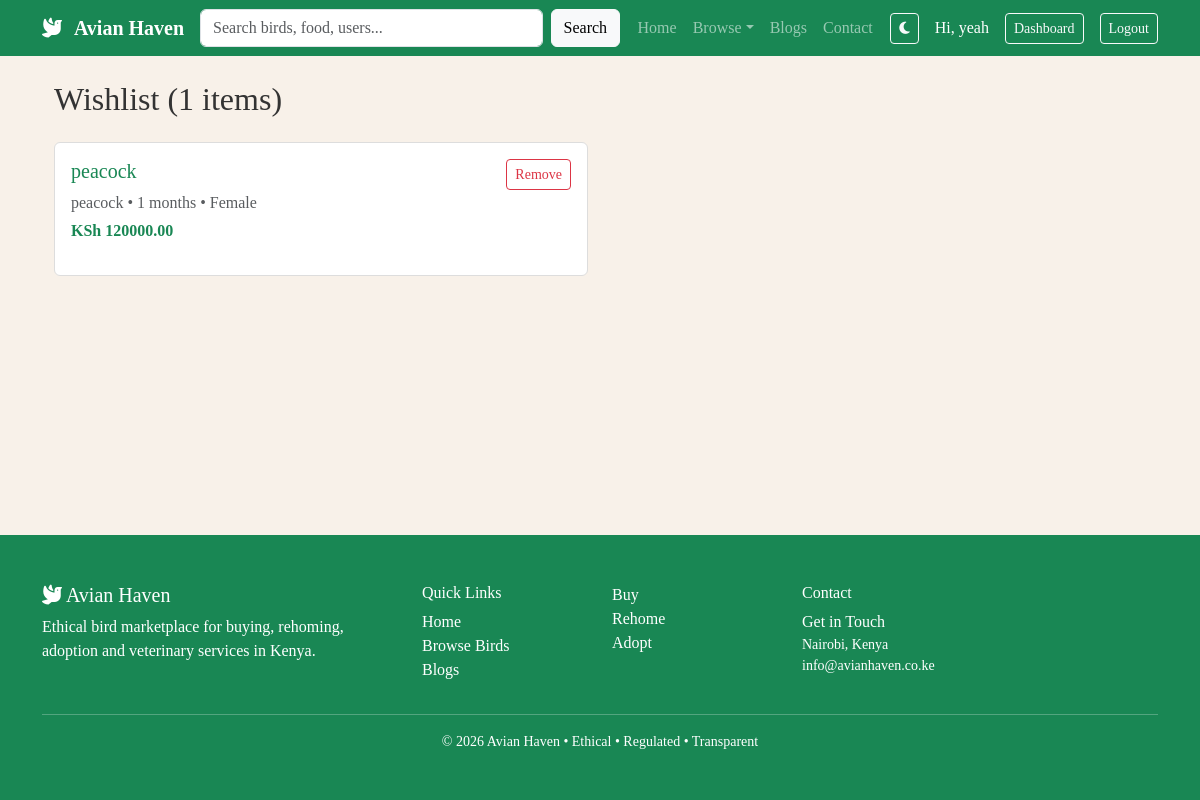
The app's page /birds/wishlist/ (signed in) with its own data.
### accounts/models.py (models this page shows, shortened)
class CustomUser(AbstractUser):
    ROLE_CHOICES = (
        ('buyer', 'Buyer'),
        ('seller', 'Seller'),
        ('vet', 'Veterinarian'),
    )
    role = models.CharField(max_length=10, choices=ROLE_CHOICES, default='buyer')
    phone = models.CharField(max_length=15, blank=True)
    location = models.CharField(max_length=100, blank=True)
    profile_pic = models.ImageField(upload_to='profile_pics/', blank=True, null=True)
    is_verified = models.BooleanField(default=False)
    certificate = models.FileField(upload_to='vet_certificates/', blank=True, null=True)

### birds/models.py (models this page shows, shortened)
class Wishlist(models.Model):
    user = models.ForeignKey('accounts.CustomUser', on_delete=models.CASCADE)
    bird = models.ForeignKey(Bird, on_delete=models.CASCADE)
    added_at = models.DateTimeField(auto_now_add=True)
    class Meta:
        unique_together = ('user', 'bird')

class Bird(models.Model):
    LISTING_TYPE_CHOICES = [
        ('sell', 'For Sale'),
        ('rehome', 'Rehoming'),
        ('adopt', 'Adoption'),
        ('food', 'Bird Food & Supplies'),
    ]
    seller = models.ForeignKey('accounts.CustomUser', on_delete=models.CASCADE, related_name='listings')
    title = models.CharField(max_length=200)
    listing_type = models.CharField(max_length=10, choices=LISTING_TYPE_CHOICES, default='sell')
    breed = models.CharField(max_length=100, blank=True)
    age = models.PositiveIntegerField(null=True, blank=True)  # months
    gender = models.CharField(max_length=10, blank=True)
    health_status = models.CharField(max_length=50, blank=True)
    location = models.CharField(max_length=100)
    price = models.DecimalField(max_digits=10, decimal_places=2, null=True, blank=True)
    quantity = models.PositiveIntegerField(default=1)
    image = models.ImageField(upload_to='listings/')
    description = models.TextField(blank=True)
    is_available = models.BooleanField(default=True)
    created_at = models.DateTimeField(auto_now_add=True)

### birds/views.py (the view)
# urls.py: path('wishlist/', views.wishlist_view, name='wishlist_view'),
@login_required
def wishlist_view(request):
    wishlist_items = Wishlist.objects.filter(user=request.user).select_related('bird')
    return render(request, 'buyer/wishlist.html', {'wishlist_items': wishlist_items})

### templates/buyer/wishlist.html (shortened to what this page needs)
{% extends 'base.html' %}
{% block content %}
<div class="container">
    <h2 class="mb-4">Wishlist ({{ wishlist_items.count }} items)</h2>
    {% if wishlist_items %}
        <div class="row">
            {% for item in wishlist_items %}
            <div class="col-md-6 mb-3">
                <div class="card h-100">
                    <div class="card-body">
                        <div class="d-flex justify-content-between align-items-start">
                            <div>
                                <h5>
                                    <a href="{% url 'bird_detail' item.bird.id %}"
                                       class="text-success text-decoration-none hover-underline">
                                        {{ item.bird.title }}
                                    </a>
                                </h5>
                                <p class="text-muted mb-1">
                                    {{ item.bird.breed }} • {{ item.bird.age }} months • {{ item.bird.gender|title }}
                                </p>
                                <p class="fw-bold text-success">KSh {{ item.bird.price }}</p>
                            </div>
                            <a href="{% url 'remove_from_wishlist' item.id %}"
                               class="btn btn-sm btn-outline-danger">Remove</a>
                        </div>
                    </div>
                </div>
            </div>
            {% endfor %}
        </div>
    {% else %}
        <div class="text-center py-5">
            <i class="fas fa-heart fa-4x text-muted mb-3"></i>
            <h5>Your wishlist is empty</h5>
            <a href="{% url 'bird_listings' %}" class="btn btn-success">Browse Birds</a>
        </div>
    {% endif %}
</div>
{% endblock %}

### templates/components/navbar.html (shortened to what this page needs)
<nav class="navbar navbar-expand-lg navbar-dark bg-success">
    <div class="container">
        <a class="navbar-brand fw-bold" href="{% url 'home' %}">
            <i class="fas fa-dove me-2"></i> Avian Haven
        </a>
        <div class="collapse navbar-collapse" id="navbarNav">
            <form class="d-flex me-auto my-2 my-lg-0" style="width: 420px;" action="{% url 'search' %}" method="GET">
                <input class="form-control me-2" type="search" name="q" placeholder="Search birds, food, users..." aria-label="Search">
                <button class="btn btn-light" type="submit">Search</button>
            </form>
            <ul class="navbar-nav me-auto">
                <li class="nav-item"><a class="nav-link" href="{% url 'home' %}">Home</a></li>
                <li class="nav-item dropdown">
    <a class="nav-link dropdown-toggle" href="#" role="button" data-bs-toggle="dropdown">Browse</a>
</li>
                <li class="nav-item"><a class="nav-link" href="{% url 'blog_list' %}">Blogs</a></li>
                <li class="nav-item"><a class="nav-link" href="{% url 'contact' %}">Contact</a></li>
            </ul>
            <div class="d-flex align-items-center gap-3">
                <button id="theme-toggle" class="btn btn-outline-light btn-sm">
                    <i class="fas fa-moon"></i>
                </button>
                {% if user.is_authenticated %}
                    <span class="text-white">Hi, {{ user.username }}</span>
                    {% if user.role == 'buyer' %}
                        <a href="{% url 'buyer_dashboard' %}" class="btn btn-outline-light btn-sm">Dashboard</a>
                    {% elif user.role == 'seller' %}
                        <a href="{% url 'seller_dashboard' %}" class="btn btn-outline-light btn-sm">Dashboard</a>
                    {% elif user.role == 'vet' %}
                        <a href="{% url 'vet_dashboard' %}" class="btn btn-outline-light btn-sm">Dashboard</a>
                    {% endif %}
                    <form method="post" action="{% url 'logout' %}" style="display:inline;">
                        <button type="submit" class="btn btn-outline-light btn-sm">Logout</button>
                    </form>
                {% else %}
                    <a href="{% url 'login' %}" class="btn btn-outline-light btn-sm">Login</a>
                    <a href="{% url 'register' %}" class="btn btn-light btn-sm">Join Now</a>
                {% endif %}
            </div>
        </div>
    </div>
</nav>

### static/css/custom.css (style rules this page uses)
:root { --main-green: #1a2e1a; --accent-gold: #d9b206; --light-bg: #f8f1e9; }
body { font-family: 'Georgia', serif; background-color: var(--light-bg); color: #333; transition: all 0.4s ease; }
.card { background-color: white; color: #333; border: 1px solid #ddd; }
.card { transition: all 0.3s ease; }

### records on screen
CustomUser: username "yeah"
Wishlist: bird "peacock", bird.breed "peacock", bird.age "1", bird.gender "Female", bird.price "120000.00"

### other values on screen
{{ wishlist_items.count }} "1"
